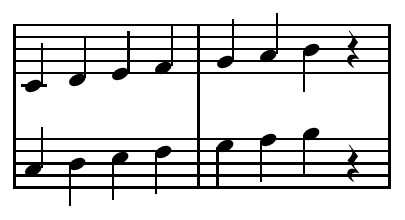
#> input picture images/photo1.jpg, 405 x 220 px
$ python NoteDetection.py   (Python 2 division)   (older library calls are emulated)
#> lines starting #> are read from the running program, lines starting #| are printed output that depends on the picture; after the words box and inside, x2 and y2 are one past the last pixel; in counts of white or black regions, pixels touching at a corner belong together
### ContourDetection.py
import cv2 as cv

def findContours(img) :
    # find contours in the edged image, keep only the largest ones
    im2, cnts, hierarchy = cv.findContours(img.copy(), cv.RETR_TREE, cv.CHAIN_APPROX_SIMPLE)
    cnts = sorted(cnts, key=cv.contourArea, reverse=True)[:10]
    screenCnt = None
    # loop over our contours
    for c in cnts:
        # approximate the contour
        peri = cv.arcLength(c, True)
        approx = cv.approxPolyDP(c, 0.02 * peri, True)
        if len(approx) == 4:
            screenCnt = approx
            break

    return screenCnt

### Transform.py
# import the necessary packages
import numpy as np
import cv2


def order_points(pts):
    # initialzie a list of coordinates that will be ordered
    # such that the first entry in the list is the top-left,
    # the second entry is the top-right, the third is the
    # bottom-right, and the fourth is the bottom-left
    rect = np.zeros((4, 2), dtype="float32")
    s = np.zeros((4),dtype='float32')
    diff = np.zeros((4),dtype='float32')
    # the top-left point will have the smallest sum, whereas
    # the bottom-right point will have the largest sum
    for i in range(0,len(pts)):
        value = pts[i].sum()
        s[i] = value
    rect[0] = pts[np.argmin(s)]
    rect[2] = pts[np.argmax(s)]

    # now, compute the difference between the points, the
    # top-right point will have the smallest difference,
    # whereas the bottom-left will have the largest difference
    for i in range(0,len(pts)):
        value = pts[i][0][1] - pts[i][0][0]
        diff[i] = value

    rect[1] = pts[np.argmin(diff)]
    rect[3] = pts[np.argmax(diff)]

    # return the ordered coordinates
    return rect


def four_point_transform(image, pts):
    # obtain a consistent order of the points and unpack them
    # individually
    rect = order_points(pts)
    (tl, tr, br, bl) = rect

    # compute the width of the new image, which will be the
    # maximum distance between bottom-right and bottom-left
    # x-coordiates or the top-right and top-left x-coordinates
    widthA = np.sqrt(((br[0] - bl[0]) ** 2) + ((br[1] - bl[1]) ** 2))
    widthB = np.sqrt(((tr[0] - tl[0]) ** 2) + ((tr[1] - tl[1]) ** 2))
    maxWidth = max(int(widthA), int(widthB))

    # compute the height of the new image, which will be the
    # maximum distance between the top-right and bottom-right
    # y-coordinates or the top-left and bottom-left y-coordinates
    heightA = np.sqrt(((tr[0] - br[0]) ** 2) + ((tr[1] - br[1]) ** 2))
    heightB = np.sqrt(((tl[0] - bl[0]) ** 2) + ((tl[1] - bl[1]) ** 2))
    maxHeight = max(int(heightA), int(heightB))

    # now that we have the dimensions of the new image, construct
    # the set of destination points to obtain a "birds eye view",
    dst = np.array([
        [0, 0],
        [maxWidth - 1, 0],
        [maxWidth - 1, maxHeight - 1],
        [0, maxHeight - 1]], dtype="float32")

    # compute the perspective transform matrix and then apply it
    M = cv2.getPerspectiveTransform(rect, dst)
    warped = cv2.warpPerspective(image, M, (maxWidth, maxHeight))

    # return the warped image
    return warped

### NoteDetection.py

import cv2 as cv
import numpy as np
import SortUtil as sort
from Util import dist
from NoteFinder import getNote
from ContourDetection import findContours
from Transform import four_point_transform
def main() :

    src = cv.imread('images/photo1.jpg',1)
#> src is the input picture: shape (220, 405, 3); min 0, max 255, mean 217.9
    ret, thresh = cv.threshold(src, 120, 255, cv.THRESH_BINARY_INV)
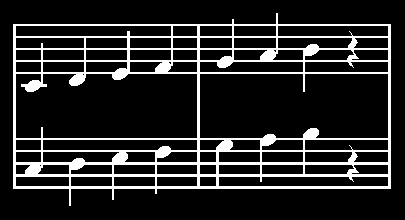
#> thresh: shape (220, 405, 3); 14.6% white; 1 white region, box (x1, y1, x2, y2) and area: (13, 13, 391, 206) 12970
    #Convert to Gray
    gray = cv.cvtColor(thresh, cv.COLOR_RGB2GRAY)
    #Find Edges
    edges = cv.Canny(thresh, 100, 200, apertureSize=3)
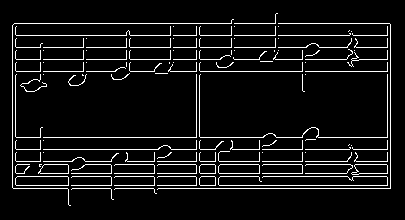
#> edges: shape (220, 405); 7.3% white in thin lines or dots, all inside (x1, y1, x2, y2) = (12, 13, 391, 206)
    #Find Contours
    screenCnt = findContours(edges)
#> in findContours, `im2, cnts, hierarchy = cv.findContours(img.copy(), cv.RETR_TREE, cv.CH..`: cnts = 122 contours, 110 with area under 20; largest, box (x1, y1, x2, y2) and area: (15, 176, 69, 186) 474, (15, 176, 69, 186) 474, (218, 164, 260, 174) 366, (218, 164, 260, 174) 366, (351, 164, 388, 175) 296
#> in findContours, `cnts = sorted(cnts, key=cv.contourArea, reverse=True)[:10]`: cnts = 10 contours; largest, box (x1, y1, x2, y2) and area: (15, 176, 69, 186) 474, (15, 176, 69, 186) 474, (218, 164, 260, 174) 366, (218, 164, 260, 174) 366, (351, 164, 388, 175) 296
#> the loop in findContours, `for c in cnts:` made 1 pass
#> (peri, screenCnt) on pass 1: (121.7, [[15, 178], [16, 185], [68, 185], [67, 176]])
#> screenCnt = [[15, 178], [16, 185], [68, 185], [67, 176]]
    #If Image has a contour
    if screenCnt is not None:
        pts = np.array(screenCnt, dtype="float32")
#> pts = [[15, 178], [16, 185], [68, 185], [67, 176]]
        #cv.drawContours(src, [screenCnt], -1, (0, 255, 0), 3)
        #cv.imshow("Contours", src)
        warped = four_point_transform(src, pts)
#> the loop in order_points, `for i in range(0,len(pts)):` made 4 passes
#> value on passes 1 to 4: 193, 201, 253, 243
#> after the loop in order_points, `for i in range(0,len(pts)):`: s = [193, 201, 253, 243]
#> the loop in order_points, `for i in range(0,len(pts)):` made 4 passes
#> value on passes 1 to 4: 163, 169, 117, 109
#> after the loop in order_points, `for i in range(0,len(pts)):`: diff = [163, 169, 117, 109]
#> in four_point_transform, `rect = order_points(pts)`: rect = [[15, 178], [67, 176], [68, 185], [16, 185]]
#> in four_point_transform, `(tl, tr, br, bl) = rect`: tl = [15, 178]; tr = [67, 176]; br = [68, 185]; bl = [16, 185]
#> in four_point_transform, `widthA = np.sqrt(((br[0] - bl[0]) ** 2) + ((br[1] - bl[1]) ** 2))`: widthA = 52
#> in four_point_transform, `widthB = np.sqrt(((tr[0] - tl[0]) ** 2) + ((tr[1] - tl[1]) ** 2))`: widthB = 52.04
#> in four_point_transform, `maxWidth = max(int(widthA), int(widthB))`: maxWidth = 52
#> in four_point_transform, `heightA = np.sqrt(((tr[0] - br[0]) ** 2) + ((tr[1] - br[1]) ** 2))`: heightA = 9.06
#> in four_point_transform, `heightB = np.sqrt(((tl[0] - bl[0]) ** 2) + ((tl[1] - bl[1]) ** 2))`: heightB = 7.07
#> in four_point_transform, `maxHeight = max(int(heightA), int(heightB))`: maxHeight = 9
#> in four_point_transform, `dst = np.array([ [0, 0], [maxWidth - 1, 0], [maxWidth - 1, maxHeight -..`: dst = [[0, 0], [51, 0], [51, 8], [0, 8]]
#> in four_point_transform, `M = cv2.getPerspectiveTransform(rect, dst)`: M = [[1.08, -0.154, 11.23], [0.0374, 0.972, -173.5], [0.00467, -0.00119, 1]]

        cv.imshow("warped",warped)
        cv.waitKey(0)
    else:
        #If image do not have any contour use original image
        warped = src

    #Re-Calculate After Transformation
    ret, thresh = cv.threshold(warped, 120, 255, cv.THRESH_BINARY_INV)
    # Convert to Gray
    gray = cv.cvtColor(thresh, cv.COLOR_RGB2GRAY)
    # Find Edges
    edges = cv.Canny(gray, 100, 200, apertureSize=3)


    #Line Detection
    pt1list = list()
    pt2list = list()
    linelist = list()
    lines = cv.HoughLines(edges, 1, np.pi / 180, 200)
#> lines = None
    for x in range(0, len(lines)):
        for rho, theta in lines[x]:
            costheta = np.cos(theta)
            sintheta = np.sin(theta)
            x0 = costheta * rho
            y0 = sintheta * rho
            x1 = int(x0 + 1000 * -sintheta)
            y1 = int(y0 + 1000 * costheta)
            x2 = int(x0 - 1000 * -sintheta)
            y2 = int(y0 - 1000 * costheta)
            pt1list.append((x1, y1))
            pt2list.append((x2, y2))
            #Prevent divide by zero
            if(sintheta == 0):
                sintheta = 1
            linelist.append((rho / sintheta))
            cv.line(src, (x1, y1), (x2, y2), (0, 0, 255), 1)
#> this loop made 0 passes
#> after the loop, linelist = []; pt1list = []; pt2list = []
    #End Line Detection

    kernel = np.ones((5, 5), np.uint8)
    erosion = cv.erode(thresh, kernel, iterations=1)
    dilate = cv.dilate(erosion, kernel, iterations=1)
    ret,thresh = cv.threshold(dilate,128,255,cv.THRESH_BINARY_INV)

    # Setup SimpleBlobDetector parameters.
    params = cv.SimpleBlobDetector_Params()
    # Filter by Area.
    params.filterByArea = True
    params.minArea = 30
    # Filter by Convexity
    params.filterByConvexity = True
    # Set up the detector with default parameters.
    detector = cv.SimpleBlobDetector_create(params)
    # Detect blobs.
    keypoints = detector.detect(thresh)

    blobs = list()
    for keypoint in keypoints:
            x = keypoint.pt[0]
            y = keypoint.pt[1]
            cv.circle(warped,(int(x), int(y)), 3, (0, 0, 255), 1)
            blobs.append((int(x),int(y)))
    # Show keypoints
    cv.imshow("After Blob Detection", warped)
    cv.waitKey(0)


    #Find staff count (each staff has a 5 line)
    count = int(len(lines) / 5)

    #Find point between staff
    centerpointylist = list()
    if count > 1 :
        index = 5
        for i in range(0,count -1 ):
            centerpointylist.append((linelist[index] + linelist[index - 1]) / 2)
            index += 5


    #Sort Blobs by x and y axis
    sortedblobs = list()
    distlist = list()
    notelist = list()
    lineindex = 0
    for i in range (0,count):
        sortedblobs = sort.sortblobs(blobs,i,centerpointylist)
        sortedblobs.sort(key=lambda tup: tup[0])
        for j in range(0,len(sortedblobs)):
                for z in range(lineindex,lineindex + 5):
                    distance = dist(sortedblobs[j][0],sortedblobs[j][1],pt1list[z][0],pt1list[z][1],pt2list[z][0],pt2list[z][1])
                    distlist.append(distance)
                mindistance = min(distlist)
                indexofmin = distlist.index(mindistance)
                #Find appropriate music note
                note = getNote(indexofmin,mindistance)
                notelist.append(note)
                distlist = list()
        lineindex+=5

    print notelist

if __name__ == '__main__':
#> (the run stopped early here; a loop or call above may not have finished)

$ run again, with images/photo2.jpg copied over images/photo1.jpg
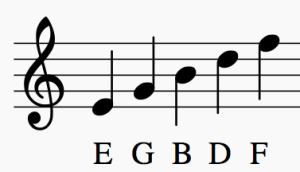
#> input picture images/photo2.jpg, 300 x 172 px
#> in main, src is the input picture: shape (172, 300, 3); mean B, G, R 221.8, 221.8, 221.9
#> in main, `ret, thresh = cv.threshold(src, 120, 255, cv.THRESH_BINARY_INV)`:
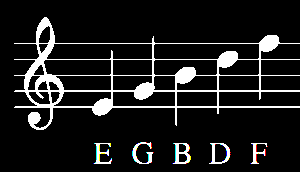
#> thresh: shape (172, 300, 3); mean B, G, R 28.4, 28.5, 28.4
#> in main, `edges = cv.Canny(thresh, 100, 200, apertureSize=3)`:
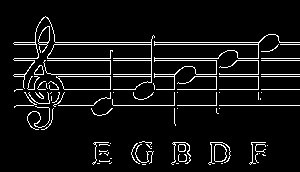
#> edges: shape (172, 300); 7% white in thin lines or dots, all inside (x1, y1, x2, y2) = (13, 16, 300, 165)
#> in findContours, `im2, cnts, hierarchy = cv.findContours(img.copy(), cv.RETR_TREE, cv.CH..`: cnts = 91 contours, 75 with area under 20; largest, box (x1, y1, x2, y2) and area: (56, 76, 111, 90) 640, (57, 76, 111, 90) 636, (154, 34, 300, 90) 275, (154, 42, 259, 45) 206, (214, 144, 227, 162) 182
#> in findContours, `cnts = sorted(cnts, key=cv.contourArea, reverse=True)[:10]`: cnts = 10 contours; largest, box (x1, y1, x2, y2) and area: (56, 76, 111, 90) 640, (57, 76, 111, 90) 636, (154, 34, 300, 90) 275, (154, 42, 259, 45) 206, (214, 144, 227, 162) 182
#> the loop in findContours, `for c in cnts:` made 1 pass
#> (peri, screenCnt) on pass 1: (130.7, [[56, 76], [64, 89], [110, 89], [110, 76]])
#> in main, `screenCnt = findContours(edges)`: screenCnt = [[56, 76], [64, 89], [110, 89], [110, 76]]
#> the loop in order_points, `for i in range(0,len(pts)):` made 4 passes
#> value on passes 1 to 4: 132, 153, 199, 186
#> after the loop in order_points, `for i in range(0,len(pts)):`: s = [132, 153, 199, 186]
#> the loop in order_points, `for i in range(0,len(pts)):` made 4 passes
#> value on passes 1 to 4: 20, 25, -21, -34
#> after the loop in order_points, `for i in range(0,len(pts)):`: diff = [20, 25, -21, -34]
#> rect = [[56, 76], [110, 76], [110, 89], [64, 89]]
#> tl = [56, 76]; tr = [110, 76]; br = [110, 89]; bl = [64, 89]
#> widthA = 46
#> widthB = 54
#> heightA = 13
#> heightB = 15.26
#> maxHeight = 15
#> dst = [[0, 0], [53, 0], [53, 14], [0, 14]]
#> M = [[0.526, -0.324, -4.85], [-6.46e-17, 0.492, -37.36], [1.03e-18, -0.00611, 1]]
#> lines = None
#> after the loop in main, `for x in range(0, len(lines)):`: linelist = []
